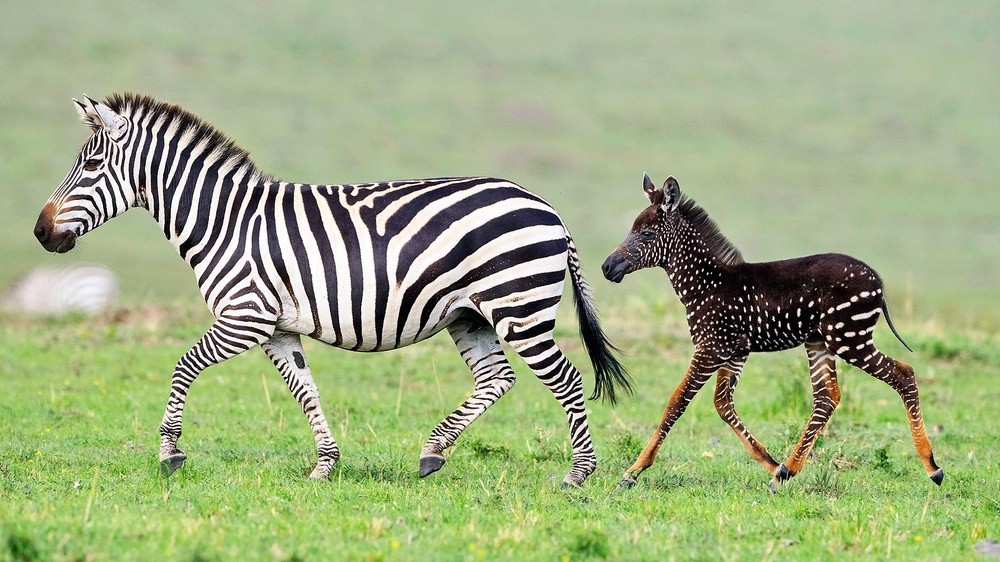
#> input picture test/Esonero1/mat216694/zebra.jpg, 1000 x 562 px, shrunk from 1814 x 1020 before the run
$ jupyter execute Esonero1_8apr2021.ipynb   (shell and % lines are left out)
#> lines starting #> are read from the running program, lines starting #| are printed output that depends on the picture
# Esonero 1 - 8 Aprile 2021

Completare i seguenti esercizi tramite uno o più blocchi di codice e descrivendo le operazioni effettuate

### Punteggio Esercizi

    1a: 1
    1b: 1.5
    1c: 2
    1d: 1
    2: 1.5
    3: 1
    4: 1
    5: 1

[cell 1]
import numpy as np
from skimage.color import rgb2gray
from scipy.ndimage import convolve

import imageio
from skimage.color import rgb2gray

import matplotlib.pyplot as plt

def myimshow(I, **kwargs):
    # utility function to show image
    plt.figure();
    plt.axis('off')
    plt.imshow(I, cmap=plt.gray(), **kwargs)

# Esercizio 1

## Filtri di Gabor

Il filtro di Gabor (in forma semplificata) è definito dalla seguente funzione che restituisce due parti (reale e immaginaria)

$$RE_g(x,y,\omega,\theta) = \frac{\omega^2}{4\pi^3}\left[\exp\left\{-(\omega^2/8\pi^2) (4x'^2 + y'^2)\right\}\right]\exp\left(\pi^2/2\right)(\omega x \cos \theta)$$

$$IM_g(x,y,\omega,\theta) = \frac{\omega^2}{4\pi^3}\left[\exp\left\{-(\omega^2/8\pi^2) (4x'^2 + y'^2)\right\}\right]\exp\left(\pi^2/2\right)(\omega x \sin \theta)$$

dove $x' = x \cos \theta + y \sin \theta$ e $y' = y \cos \theta. - x \sin \theta$. L'implementazione è data dal codice sottostante:

[cell 2]
zebra =  rgb2gray(imageio.imread('zebra.jpg'))
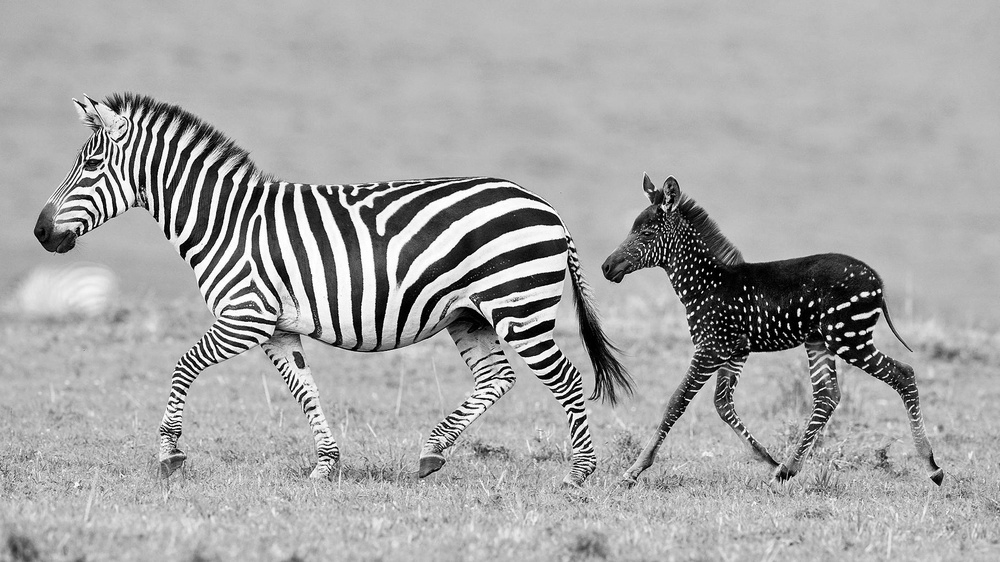
#> zebra: shape (562, 1000) float64; min 0, max 1, mean 0.653


$ run again, with test/Esonero1/mat216694/forme.jpg copied over test/Esonero1/mat216694/zebra.jpg
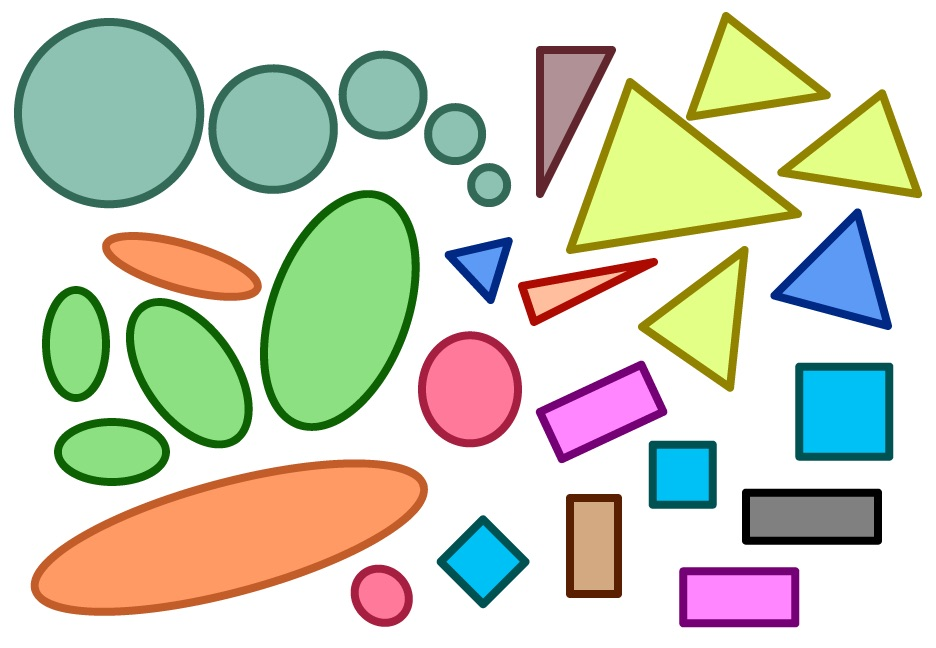
#> input picture test/Esonero1/mat216694/forme.jpg, 936 x 648 px
#> `zebra =  rgb2gray(imageio.imread('zebra.jpg'))`:
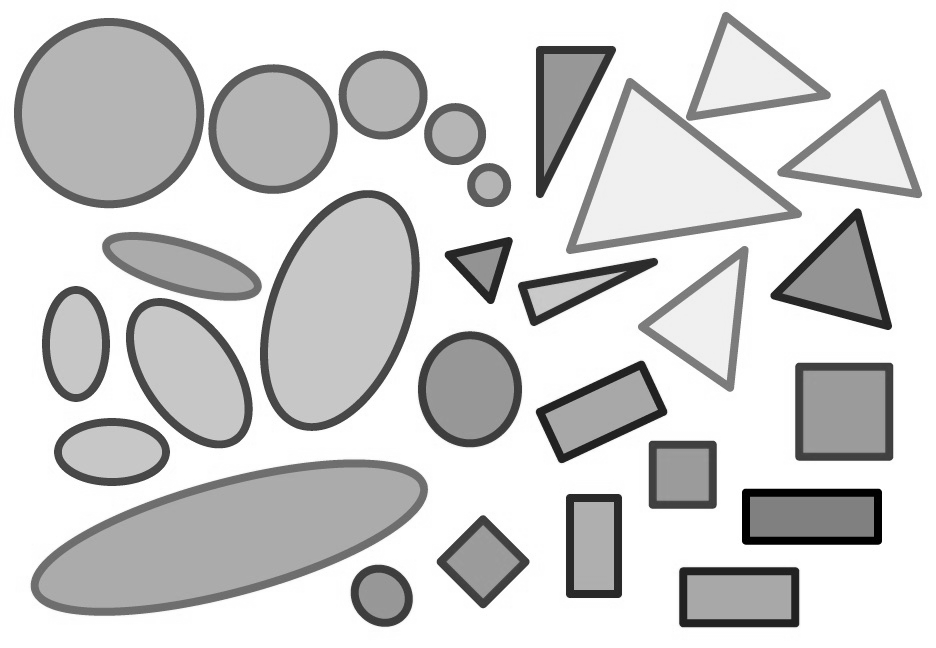
#> zebra: shape (648, 936) float64; min 0, max 1, mean 0.822
